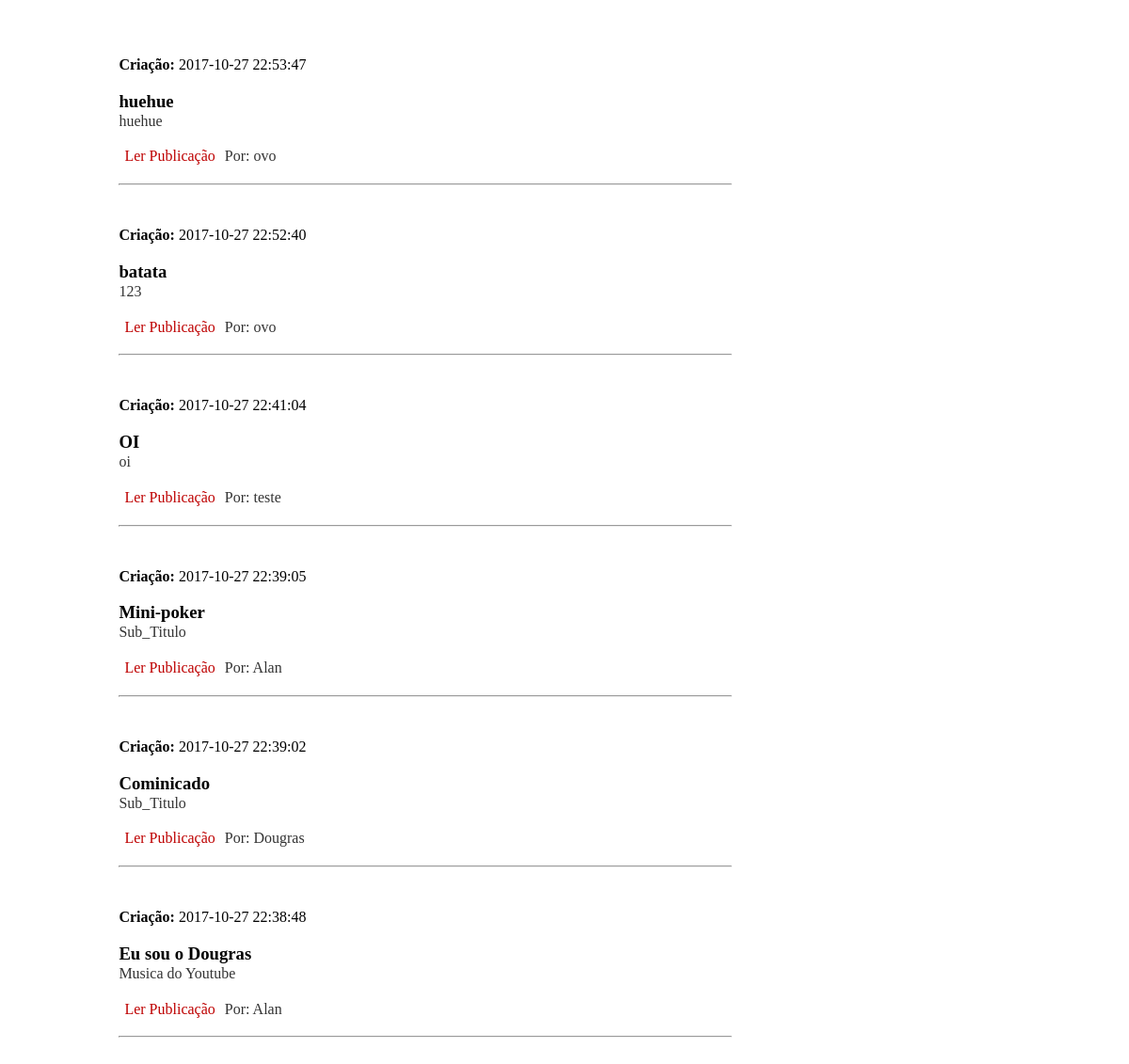
The app's page /Funcoes/posts.php with its own data.
### tables this page shows
CREATE TABLE IF NOT EXISTS `post` (
  `usuario_id` int(11) NOT NULL,
  `Titulo` varchar(100) NOT NULL,
  `Descricao` varchar(200) NOT NULL,
  `post` text NOT NULL,
  `creation_time` datetime NOT NULL,
  `ult_usuario_id` int(11) NOT NULL,
  `status` int(11) NOT NULL,
  `id` int(11) NOT NULL AUTO_INCREMENT,
  PRIMARY KEY (`id`),
  KEY `usuario_id` (`usuario_id`),
  KEY `ult_usuario_id` (`ult_usuario_id`)
);

CREATE TABLE IF NOT EXISTS `usuario` (
  `nome` varchar(250) NOT NULL,
  `tipo` int(11) NOT NULL,
  `senha` varchar(250) NOT NULL,
  `id` int(11) NOT NULL AUTO_INCREMENT,
  `status` int(11) NOT NULL,
  `ult_alt` datetime DEFAULT NULL,
  `alt_usuario_id` int(11) NOT NULL,
  PRIMARY KEY (`id`),
  KEY `alt_usuario_id` (`alt_usuario_id`)
);

### Funcoes/posts.php (the view, shortened to what this page needs)
<link type="text/css" rel="stylesheet" media="screen" href="funcoes/estilos.css" />
<?php
    function posts()
    {
        echo "<div>";
        try {
            $user = 'root';
            $pass = '';
            $dbh = new PDO('mysql:host=localhost;dbname=blog', $user, $pass, array(PDO::MYSQL_ATTR_INIT_COMMAND => "SET NAMES 'utf8'"));
            foreach($dbh->query('SELECT post.post, post.creation_time, usuario.nome, post.Titulo, post.Descricao, post.id as post_id
                                FROM usuario
                                INNER JOIN post
                                ON usuario.id = post.usuario_id
                                WHERE post.status = 1
                                ORDER BY post.creation_time DESC;'
                                ) as $row)
            {
                $path = "Funcoes/ShowPost.php";
                $path = $path."?id=".$row['post_id'];
                $path = "'{$path}'";
                echo '<div class="posts">';
                echo '<div class="posts2"> <p ><h4 style="display: inline;">Criação: </h4> '.$row['creation_time']."</div> ";
                echo '<div class="posts2"> <h3 style="margin-bottom: 1px;">'.$row['Titulo']."</h3></div> ";;
                echo '<div class="desc" class="posts2"> '.$row['Descricao']."</div> ";
                echo '<div class="desc" class="posts3" > <a class="publicacao" href="#" onclick="abrirPag('.$path.');">Ler Publicação</a> Por: '.$row['nome']."</div> ";
                echo "<hr>";
                echo "</div>";
                echo "<br>";
            }
            } catch (PDOException $e) {
                print "Error!: " . $e->getMessage() . "<br/>";
                die();
            }
        echo "</div>";
    }
    posts();
?>

### Funcoes/estilos.css (style rules this page uses)
hr { background-color: red; color: red; }
.desc { font-size: 16px; font-weight: 300; font-style: normal; font-stretch: normal; line-height: 1.11; color: #333; margin: 0 0 20px 0; }
.publicacao { text-decoration: none; color: rgb(190, 0, 0); margin: 0px 6px 0px 6px; }
.posts { width: 55%; margin: 0 0 10px 10%; }
.posts2 { width: 90%; }

### records on screen
post: creation_time "2017-10-27 22:53:47", Titulo "huehue", Descricao "huehue", usuario.nome "ovo"
post: creation_time "2017-10-27 22:52:40", Titulo "batata", Descricao "123", usuario.nome "ovo"
post: creation_time "2017-10-27 22:41:04", Titulo "OI", Descricao "oi", usuario.nome "teste"
post: creation_time "2017-10-27 22:39:05", Titulo "Mini-poker", Descricao "Sub_Titulo", usuario.nome "Alan"
post: creation_time "2017-10-27 22:39:02", Titulo "Cominicado", Descricao "Sub_Titulo", usuario.nome "Dougras"
post: creation_time "2017-10-27 22:38:48", Titulo "Eu sou o Dougras", Descricao "Musica do Youtube", usuario.nome "Alan"
